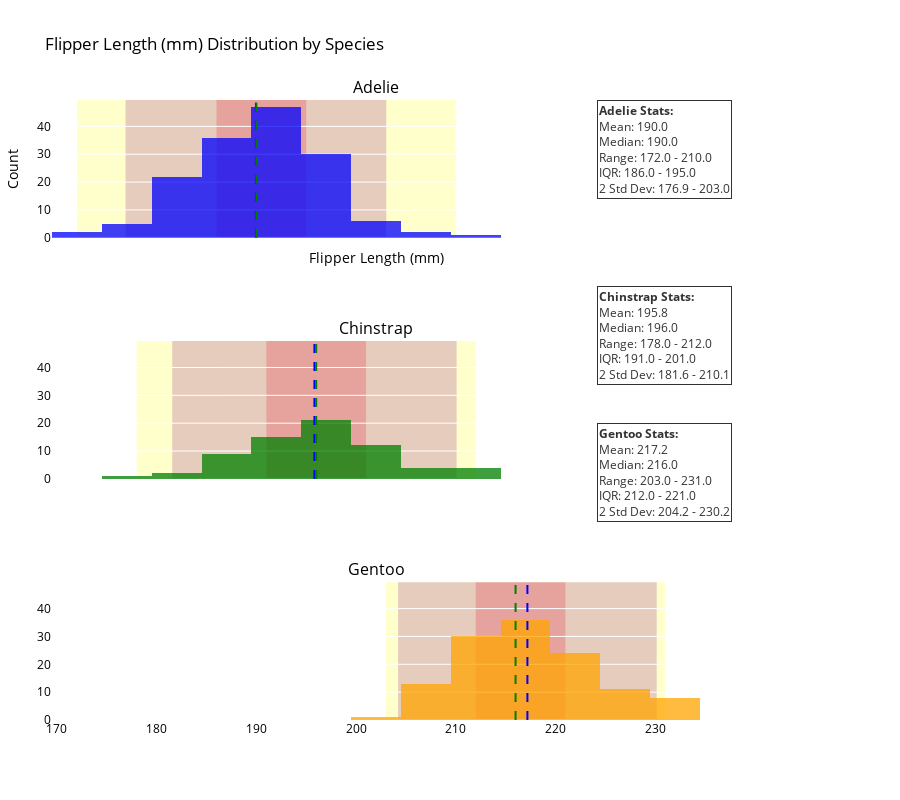

Notebook cell for this chart:
### Markdown cell above
Question 1.

### Code cell
import plotly.graph_objects as go
from plotly.subplots import make_subplots
import pandas as pd

# Load the dataset
penguins = pd.read_csv("https://raw.githubusercontent.com/mwaskom/seaborn-data/master/penguins.csv")

# Filter out rows with NaN values for flipper_length_mm and species
penguins = penguins.dropna(subset=['flipper_length_mm', 'species'])

# Define a function to compute statistics
def compute_stats(data):
    mean = data.mean()
    median = data.median()
    min_val = data.min()
    max_val = data.max()
    q1 = data.quantile(0.25)
    q3 = data.quantile(0.75)
    std = data.std()
    two_std_range = (mean - 2 * std, mean + 2 * std)
    return mean, median, min_val, max_val, q1, q3, two_std_range

# Get the list of species
species_list = penguins['species'].unique()

# Set consistent x-axis range
x_range = [penguins['flipper_length_mm'].min() - 5, penguins['flipper_length_mm'].max() + 5]

# Create subplots: one for each species
fig = make_subplots(rows=len(species_list), cols=1, shared_xaxes=True, subplot_titles=species_list)

# Define colors for each species to differentiate the annotations
color_map = {
    'Adelie': 'blue',
    'Chinstrap': 'green',
    'Gentoo': 'orange'
}

# Loop through each species and plot the histogram
for i, species in enumerate(species_list):
    species_data = penguins[penguins['species'] == species]['flipper_length_mm']
    
    # Compute statistics for the species
    mean, median, min_val, max_val, q1, q3, two_std_range = compute_stats(species_data)
    
    # Add the histogram for the species to its own subplot
    fig.add_trace(go.Histogram(x=species_data, name=f'{species} histogram', opacity=0.75, marker_color=color_map[species]), row=i+1, col=1)
    
    # Add vertical lines for mean and median
    fig.add_vline(x=mean, line=dict(color='blue', width=2, dash='dash'), row=i+1, col=1)
    fig.add_vline(x=median, line=dict(color='green', width=2, dash='dash'), row=i+1, col=1)

    # Add rectangles for range, IQR, and 2 std range
    fig.add_vrect(x0=min_val, x1=max_val, fillcolor="yellow", opacity=0.2, layer="below", line_width=0, row=i+1, col=1)
    fig.add_vrect(x0=q1, x1=q3, fillcolor="red", opacity=0.2, layer="below", line_width=0, row=i+1, col=1)
    fig.add_vrect(x0=two_std_range[0], x1=two_std_range[1], fillcolor="purple", opacity=0.2, layer="below", line_width=0, row=i+1, col=1)

    # Create annotations for the legend (statistical information)
    y_pos = 1 - (i * 0.3)  # Control the vertical position of each species' stats on the right side
    fig.add_annotation(
        text=f"<b>{species} Stats:</b><br>Mean: {mean:.1f}<br>Median: {median:.1f}<br>Range: {min_val:.1f} - {max_val:.1f}<br>IQR: {q1:.1f} - {q3:.1f}<br>2 Std Dev: {two_std_range[0]:.1f} - {two_std_range[1]:.1f}",
        xref="paper", yref="paper",
        x=1.05, y=y_pos,  # Position the annotation outside the plot
        showarrow=False,
        align="left",
        bordercolor="black", borderwidth=1,
        bgcolor="white", opacity=0.8
    )

# Update layout to have consistent scaling and show x-axes on every graph
fig.update_layout(
    title="Flipper Length (mm) Distribution by Species",
    xaxis_title="Flipper Length (mm)",
    yaxis_title="Count",
    plot_bgcolor="white",   # Set plot background to white
    paper_bgcolor="white",  # Set paper background to white
    font=dict(color="black"),  # Black text for contrast
    showlegend=False,         # Hide the legend (lines are directly on the plot)
    height=800,               # Adjust height to fit all subplots
    xaxis=dict(range=x_range), # Ensure consistent x-axis range across subplots
    margin=dict(l=40, r=200)   # Increase right margin to fit the legend annotations
)

# Ensure all y-axes have the same scale
fig.update_yaxes(matches='y')

# Show the figure
fig.show()

### Figure 1 — Plotly figure (JSON) as saved in the notebook; plotly's stock layout.template omitted (floating-point values rounded to 4 significant figures; data arrays with more than 128 entries replaced by an {"elided": "..."} marker saying what was removed)
{"data": [{"marker": {"color": "blue"}, "name": "Adelie histogram", "opacity": 0.75, "type": "histogram", "x": {"elided": "151 int values"}, "xaxis": "x", "yaxis": "y"}, {"marker": {"color": "green"}, "name": "Chinstrap histogram", "opacity": 0.75, "type": "histogram", "x": [192, 196, 193, 188, 197, 198, 178, 197, 195, 198, 193, 194, 185, 201, 190, 201, 197, 181, 190, 195, 181, 191, 187, 193, 195, 197, 200, 200, 191, 205, 187, 201, 187, 203, 195, 199, 195, 210, 192, 205, 210, 187, 196, 196, 196, 201, 190, 212, 187, 198, 199, 201, 193, 203, 187, 197, 191, 203, 202, 194, 206, 189, 195, 207, 202, 193, 210, 198], "xaxis": "x2", "yaxis": "y2"}, {"marker": {"color": "orange"}, "name": "Gentoo histogram", "opacity": 0.75, "type": "histogram", "x": [211, 230, 210, 218, 215, 210, 211, 219, 209, 215, 214, 216, 214, 213, 210, 217, 210, 221, 209, 222, 218, 215, 213, 215, 215, 215, 216, 215, 210, 220, 222, 209, 207, 230, 220, 220, 213, 219, 208, 208, 208, 225, 210, 216, 222, 217, 210, 225, 213, 215, 210, 220, 210, 225, 217, 220, 208, 220, 208, 224, 208, 221, 214, 231, 219, 230, 214, 229, 220, 223, 216, 221, 221, 217, 216, 230, 209, 220, 215, 223, 212, 221, 212, 224, 212, 228, 218, 218, 212, 230, 218, 228, 212, 224, 214, 226, 216, 222, 203, 225, 219, 228, 215, 228, 216, 215, 210, 219, 208, 209, 216, 229, 213, 230, 217, 230, 217, 222, 214, 215, 222, 212, 213], "xaxis": "x3", "yaxis": "y3"}], "layout": {"annotations": [{"font": {"size": 16}, "showarrow": false, "text": "Adelie", "x": 0.5, "xanchor": "center", "xref": "paper", "y": 1, "yanchor": "bottom", "yref": "paper"}, {"font": {"size": 16}, "showarrow": false, "text": "Chinstrap", "x": 0.5, "xanchor": "center", "xref": "paper", "y": 0.6111, "yanchor": "bottom", "yref": "paper"}, {"font": {"size": 16}, "showarrow": false, "text": "Gentoo", "x": 0.5, "xanchor": "center", "xref": "paper", "y": 0.2222, "yanchor": "bottom", "yref": "paper"}, {"align": "left", "bgcolor": "white", "bordercolor": "black", "borderwidth": 1, "opacity": 0.8, "showarrow": false, "text": "<b>Adelie Stats:</b><br>Mean: 190.0<br>Median: 190.0<br>Range: 172.0 - 210.0<br>IQR: 186.0 - 195.0<br>2 Std Dev: 176.9 - 203.0", "x": 1.05, "xref": "paper", "y": 1, "yref": "paper"}, {"align": "left", "bgcolor": "white", "bordercolor": "black", "borderwidth": 1, "opacity": 0.8, "showarrow": false, "text": "<b>Chinstrap Stats:</b><br>Mean: 195.8<br>Median: 196.0<br>Range: 178.0 - 212.0<br>IQR: 191.0 - 201.0<br>2 Std Dev: 181.6 - 210.1", "x": 1.05, "xref": "paper", "y": 0.7, "yref": "paper"}, {"align": "left", "bgcolor": "white", "bordercolor": "black", "borderwidth": 1, "opacity": 0.8, "showarrow": false, "text": "<b>Gentoo Stats:</b><br>Mean: 217.2<br>Median: 216.0<br>Range: 203.0 - 231.0<br>IQR: 212.0 - 221.0<br>2 Std Dev: 204.2 - 230.2", "x": 1.05, "xref": "paper", "y": 0.4, "yref": "paper"}], "font": {"color": "black"}, "height": 800, "margin": {"l": 40, "r": 200}, "paper_bgcolor": "white", "plot_bgcolor": "white", "shapes": [{"line": {"color": "blue", "dash": "dash", "width": 2}, "type": "line", "x0": 190.0, "x1": 190.0, "xref": "x", "y0": 0, "y1": 1, "yref": "y domain"}, {"line": {"color": "green", "dash": "dash", "width": 2}, "type": "line", "x0": 190, "x1": 190, "xref": "x", "y0": 0, "y1": 1, "yref": "y domain"}, {"fillcolor": "yellow", "layer": "below", "line": {"width": 0}, "opacity": 0.2, "type": "rect", "x0": 172, "x1": 210, "xref": "x", "y0": 0, "y1": 1, "yref": "y domain"}, {"fillcolor": "red", "layer": "below", "line": {"width": 0}, "opacity": 0.2, "type": "rect", "x0": 186, "x1": 195, "xref": "x", "y0": 0, "y1": 1, "yref": "y domain"}, {"fillcolor": "purple", "layer": "below", "line": {"width": 0}, "opacity": 0.2, "type": "rect", "x0": 176.9, "x1": 203.0, "xref": "x", "y0": 0, "y1": 1, "yref": "y domain"}, {"line": {"color": "blue", "dash": "dash", "width": 2}, "type": "line", "x0": 195.8, "x1": 195.8, "xref": "x2", "y0": 0, "y1": 1, "yref": "y2 domain"}, {"line": {"color": "green", "dash": "dash", "width": 2}, "type": "line", "x0": 196, "x1": 196, "xref": "x2", "y0": 0, "y1": 1, "yref": "y2 domain"}, {"fillcolor": "yellow", "layer": "below", "line": {"width": 0}, "opacity": 0.2, "type": "rect", "x0": 178, "x1": 212, "xref": "x2", "y0": 0, "y1": 1, "yref": "y2 domain"}, {"fillcolor": "red", "layer": "below", "line": {"width": 0}, "opacity": 0.2, "type": "rect", "x0": 191, "x1": 201, "xref": "x2", "y0": 0, "y1": 1, "yref": "y2 domain"}, {"fillcolor": "purple", "layer": "below", "line": {"width": 0}, "opacity": 0.2, "type": "rect", "x0": 181.6, "x1": 210.1, "xref": "x2", "y0": 0, "y1": 1, "yref": "y2 domain"}, {"line": {"color": "blue", "dash": "dash", "width": 2}, "type": "line", "x0": 217.2, "x1": 217.2, "xref": "x3", "y0": 0, "y1": 1, "yref": "y3 domain"}, {"line": {"color": "green", "dash": "dash", "width": 2}, "type": "line", "x0": 216, "x1": 216, "xref": "x3", "y0": 0, "y1": 1, "yref": "y3 domain"}, {"fillcolor": "yellow", "layer": "below", "line": {"width": 0}, "opacity": 0.2, "type": "rect", "x0": 203, "x1": 231, "xref": "x3", "y0": 0, "y1": 1, "yref": "y3 domain"}, {"fillcolor": "red", "layer": "below", "line": {"width": 0}, "opacity": 0.2, "type": "rect", "x0": 212, "x1": 221, "xref": "x3", "y0": 0, "y1": 1, "yref": "y3 domain"}, {"fillcolor": "purple", "layer": "below", "line": {"width": 0}, "opacity": 0.2, "type": "rect", "x0": 204.2, "x1": 230.2, "xref": "x3", "y0": 0, "y1": 1, "yref": "y3 domain"}], "showlegend": false, "title": {"text": "Flipper Length (mm) Distribution by Species"}, "xaxis": {"anchor": "y", "domain": [0, 1], "matches": "x3", "range": [167, 236], "showticklabels": false, "title": {"text": "Flipper Length (mm)"}}, "xaxis2": {"anchor": "y2", "domain": [0, 1], "matches": "x3", "showticklabels": false}, "xaxis3": {"anchor": "y3", "domain": [0, 1]}, "yaxis": {"anchor": "x", "domain": [0.7778, 1], "matches": "y", "title": {"text": "Count"}}, "yaxis2": {"anchor": "x2", "domain": [0.3889, 0.6111], "matches": "y"}, "yaxis3": {"anchor": "x3", "domain": [0, 0.2222], "matches": "y"}}}
